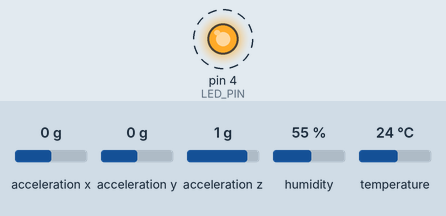
Recording of a sketch running on a simulated Arduino Uno, built with avr-gcc and run on an emulated ATmega328P. Parts: output pins drawn as LEDs (lit = HIGH). Dashed ring = blinking. The test bench sets the inputs (shaded band); at power-on: acceleration x 0 g, acceleration y 0 g, acceleration z 1 g, humidity 55 %, temperature 24 °C. The local clock reads 2024-03-15 10:24:30 at power-on unless the sketch sets it; storage starts empty.

Above: at 2.5 s.
Timing chart, 0 to 6.6 s (numbered marks = the images above):
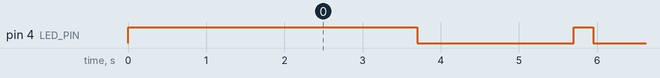

Measured:
- by itself, pin 4 (LED_PIN): alternates HIGH for 0.25 s and LOW for 2.0 s

The sketch:

OceanSense.ino
```cpp
// (licence header left out)
#include "RTClib.h"
#include "SparkFun_Si7021_Breakout_Library.h"
#include "SparkFun_MMA8452Q.h"
#include <Wire.h>
#include <SPI.h>
#include <SD.h>
#include <string.h>

// #define DEBUG // define for serial port debugging

#define TEMP_HUMID_BUFFER 12 // number of temperature and humidity samples to store before writing to SD card
#define MINUTES_TO_MILLISECONDS 60000 // multiplication factor to convert minutes to milliseconds
#define SECONDS_TO_MILLISECONDS 1000 // multiplication factor to convert seconds to milliseconds

//
// create real-time clock object
//
RTC_DS3231 rtc;

//
// create temperature and humidity sensor object
//
Weather tempHumid;

//
// create accel object
//
MMA8452Q accel;

//
// pin assignments
//
const int SPI_CS_PIN = 10;
const int LED_PIN = 4;

//
// SD card file object
//
File logFile;

//
// buffers for intermittent termperature and humidity measurements as well as timestamps
//
char timeStamps[TEMP_HUMID_BUFFER][30];
char timeStamp[30];
float temperatures[TEMP_HUMID_BUFFER];
float humidities[TEMP_HUMID_BUFFER];

void setup() {

   //
   // start serial monitor
   // wait for it to connect. Needed for nativ USB
   //
   #ifdef DEBUG
   Serial.begin(9600);
   while (!Serial);
   #endif

   //
   // configure pins
   //
   pinMode(LED_PIN, OUTPUT);


   digitalWrite(LED_PIN, HIGH);

   //
   // initialize and begin temperature and humidity sensor
   //
   tempHumid.begin();
   delay(200);

   //
   // check accelerometer
   //
   if (accel.begin() == false) {
    #ifdef DEBUG
    Serial.println("Accel not connected");
    #endif
    while(1);
   }

   //
   // initialize the SD card
   //
   #ifdef DEBUG
   Serial.println("Initializing SD Card...");
   #endif
   if (!SD.begin(SPI_CS_PIN)) {
      #ifdef DEBUG
      Serial.println("Initialization Failed");
      #endif
      while(1);
   }
   #ifdef DEBUG
   Serial.println("Initialization Done.");
   #endif
   delay(200);

   //
   // check for config file
   //
   if (SD.exists("config.txt")) {
     processConfgurationFile();
   }

   //
   // set up CSV columns
   //
   if (!SD.exists("logth.csv")) {
    setUpTempHumidCsvColumns();
   }
   delay(1000);
   if (!SD.exists("loga.csv")) {
    setUpAccelCsvColumns();
   }
}

void loop() {
  //
  // main function to run the OceanSense platform
  //
  collectData();
}

// ********************************************************************
// |                    DATA COLLECTION FUNCTION                      |
// ********************************************************************

void collectData() {
  //
  // counter to index into buffer
  //
  unsigned short buffer_counter = 0;

  //
  // setup timers for temperature and humidity data collection
  //
  const unsigned long update_temp_humid_period = 0.5 * MINUTES_TO_MILLISECONDS; // left coefficient [minutes] varies how often teperature and humidity data is collected
  unsigned long update_timer_temp_humid = millis();
  unsigned long elapsed_time_temp_humid;

  //
  // setup timers for accelerometer data collection
  //
  const unsigned long update_accelerometer_period = 1 * MINUTES_TO_MILLISECONDS; // left coefficient [minutes] varies how often accelerometer data is collected
  const unsigned long accelerometer_data_collection_period = 5 * SECONDS_TO_MILLISECONDS; // left coefficient [seconds] varies how long accelerometer data is collected for
  unsigned long update_timer_accelerometer_period = millis();
  unsigned long elapsed_time_accelerometer;

  //
  // setup timers to blink LED
  //
  const unsigned long update_LED_period = 2 * SECONDS_TO_MILLISECONDS; // left coefficient [seconds] varies the period of the LED blink
  const unsigned long LED_blink_period = 250; // left coefficient [milliseconds] varies how long the LED stays on for in its blink
  unsigned long update_timer_LED = millis();
  unsigned long elapsed_time_LED;

  //
  // flags for data collection
  //
  bool collect_accel = false;
  bool collect_temp_and_humid = false;
  bool LED_on = false;

  //
  // main data colletion loop
  //
  while(1) {
    if (buffer_counter == TEMP_HUMID_BUFFER) {
      //
      // when buffer is filled unload to SD card
      //
      writeTemperatureAndHumidityToSD();

      //
      // reset buffer index counter
      //
      buffer_counter = 0;
    }

    //
    // log temperature and humidity data on timer
    //
    if (collect_temp_and_humid) {
      logTemperatureAndHumidity(buffer_counter);
      #ifdef DEBUG
      Serial.print(temperatures[buffer_counter]);
      Serial.print(" ");
      Serial.println(humidities[buffer_counter]);
      Serial.println(timeStamps[buffer_counter]);
      #endif

      //
      // iterate buffer index
      //
      buffer_counter += 1;

      //
      // stop temp/humidity data collection
      //
      collect_temp_and_humid = false;
    }

    //
    // log accelerometer data on timer
    //
    if (collect_accel) {
      logAndWriteAccelerometerToSD();
    }

    //
    // timer to flip flag for collection of temperature an humidity data
    //
    elapsed_time_temp_humid = millis() - update_timer_temp_humid;
    if (elapsed_time_temp_humid >= update_temp_humid_period) {
      collect_temp_and_humid = true;
      update_timer_temp_humid = millis();
    }

    //
    // timer to flip flag ON for collection of accelerometer data
    //
    if (collect_accel == false) {
      elapsed_time_accelerometer = millis() - update_timer_accelerometer_period;
      if (elapsed_time_accelerometer >= update_accelerometer_period) {
         collect_accel = true;
         update_timer_accelerometer_period = millis();
      }
    } else {
      //
      // timer to flip flag OFF for collection of accelerometer data
      //
      elapsed_time_accelerometer = millis() - update_timer_accelerometer_period;
      if (elapsed_time_accelerometer >= accelerometer_data_collection_period) {
         collect_accel = false;
         update_timer_accelerometer_period = millis();
      }
    }

    //
    // timer to turn ON the LED
    //
    if (LED_on == false) {
      elapsed_time_LED = millis() - update_timer_LED;
      if (elapsed_time_LED >= update_LED_period) {
         digitalWrite(LED_PIN, HIGH);
         LED_on = true;
         update_timer_LED = millis();
      }
    } else {
      //
      // timer to turn OFF the LED
      //
      elapsed_time_LED = millis() - update_timer_LED;
      if (elapsed_time_LED >= LED_blink_period) {
         digitalWrite(LED_PIN, LOW);
         LED_on = false;
         update_timer_LED = millis();
      }
    }
  }
}

// ********************************************************************
// |                          HELPER FUNCTIONS                        |
// ********************************************************************

void writeTemperatureAndHumidityToSD() {
  #ifdef DEBUG
  Serial.println("Writing Temperature and Humidity Data to SD Card.");
  #endif

  //
  // open temperature and humidity log file
  //
  logFile = SD.open("logth.csv", FILE_WRITE);

  //
  // if log file opened properly unload buffers
  //
  if (logFile) {
    for (int i = 0; i < TEMP_HUMID_BUFFER; i++) {
      logFile.print(timeStamps[i]);
      logFile.print(", ");
      logFile.print(temperatures[i]);
      logFile.print(", ");
      logFile.println(humidities[i]);
    }

    //
    // close file
    //
    logFile.close();
    #ifdef DEBUG
    Serial.println("Done.");
    #endif
  } else {
    #ifdef DEBUG
    Serial.println("Error opening log file");
    #endif
  }
}

void logAndWriteAccelerometerToSD() {
  //
  // open temperature and humidity log file
  //
  logFile = SD.open("loga.csv", FILE_WRITE);

  //
  // if log file opened properly take data
  //
  if (logFile) {
    if (accel.available()) {
      getTimeStamp();
      logFile.print(timeStamp);
      logFile.print(", ");
      logFile.print(accel.getCalculatedX(), 3);
      logFile.print(", ");
      logFile.print(accel.getCalculatedY(), 3);
      logFile.print(", ");
      logFile.print(accel.getCalculatedZ(), 3);
      logFile.println();
    }

    //
    // close file
    //
    logFile.close();
  } else {
    #ifdef DEBUG
    Serial.println("Error opening log file");
    #endif
  }
}

void getTimeStamp() {
   //
   // get current time from RTC
   //
   DateTime now = rtc.now();

   //
   // format timestamp and store it
   //
   snprintf(timeStamp, sizeof(timeStamp), "%02d/%02d/%04d %02d:%02d:%02d", now.month(), now.day(), now.year(), now.hour(), now.minute(), now.second());
}

void updateTimeStamp(unsigned short buffer_index) {
   //
   // get current time from RTC
   //
   DateTime now = rtc.now();

   //
   // format timestamp and store it
   //
   snprintf(timeStamps[buffer_index], sizeof(timeStamps[buffer_index]), "%02d/%02d/%04d %02d:%02d:%02d", now.month(), now.day(), now.year(), now.hour(), now.minute(), now.second());
}

void logTemperatureAndHumidity(unsigned short buffer_index) {
   //
   // measure humidity and temperature
   //
   float humidity = tempHumid.getRH();
   float temperature = tempHumid.getTempF();

   //
   // add humidity and temperature measurements to respectie buffers
   //
   humidities[buffer_index] = humidity;
   temperatures[buffer_index] = temperature;

   //
   // add timestamp to timestamp buffer
   //
   updateTimeStamp(buffer_index);
}

void processConfgurationFile() {
  //
  // configure buffers for reading config file
  //
  char* configBuff;
  char* token;
  char* DATE;
  char* TIME;
  unsigned short apply;


  logFile = SD.open("config.txt");
  if (logFile) {
    //
    // get the file size
    //
    unsigned int fileSize = logFile.size();

    //
    // create buffer to read the file
    //
    configBuff = (char*) malloc(fileSize + 1);

    //
    // read the file into the buffer
    //
    logFile.read(configBuff, fileSize);

    //
    // add string terminator when done writing to buffer
    //
    configBuff[fileSize] = '\0';

    //
    // close the file
    //
    logFile.close();
  } else {
   #ifdef DEBUG
   Serial.print("Error Opening Configuration File");
   #endif
  }

  //
  // pull first token using deliminators '=' and '\n'
  //
  token = strtok(configBuff, "=\n");

  //
  // while the token exists, parse the config file
  //
  while(token != NULL) {
   //
   // store date setting
   //
   if (!strcmp(token, "DATE")) {
     DATE = strtok(NULL, "=\n");
     token = DATE;
   }

   //
   // store time setting
   //
   if(!strcmp(token, "TIME")) {
     TIME = strtok(NULL, "=\n");
     token = TIME;
   }

   //
   // store boolean to determine to apply the config or not
   //
   if(!strcmp(token, "APPLY")) {
     apply = atoi(strtok(NULL, "=\n"));
   }

   //
   // get next setting name
   //
   token = strtok(NULL, "=\n");
 }

 //
 // free the config file buffer
 //
 free(configBuff);

 //
 // process config file if apply flag is '1'
 //
 if (apply) {
  rtc.adjust(DateTime(DATE, TIME));
  #ifdef DEBUG
  Serial.println("Applied Config!");
  #endif
 }
}

void setUpAccelCsvColumns() {

  //
  // open acceleration log file
  //
  logFile = SD.open("loga.csv", FILE_WRITE);

  //
  // if log file opened properly write columns
  //
  if (logFile) {
    logFile.print("TimeStamp, ");
    logFile.print("X, ");
    logFile.print("Y, ");
    logFile.print("Z, ");
    logFile.println();

    //
    // close file
    //
    logFile.close();
  } else {
    #ifdef DEBUG
    Serial.println("Error opening accel log file");
    #endif
  }
}

void setUpTempHumidCsvColumns() {
  //
  // open acceleration log file
  //
  logFile = SD.open("logth.csv", FILE_WRITE);

  //
  // if log file opened write columns
  //
  if (logFile) {
    logFile.print("TimeStamp, ");
    logFile.print("Temp, ");
    logFile.print("Humidity, ");
    logFile.println();

    //
    // close file
    //
    logFile.close();
  } else {
    #ifdef DEBUG
    Serial.println("Error opening th log file");
    #endif
  }
}
```
